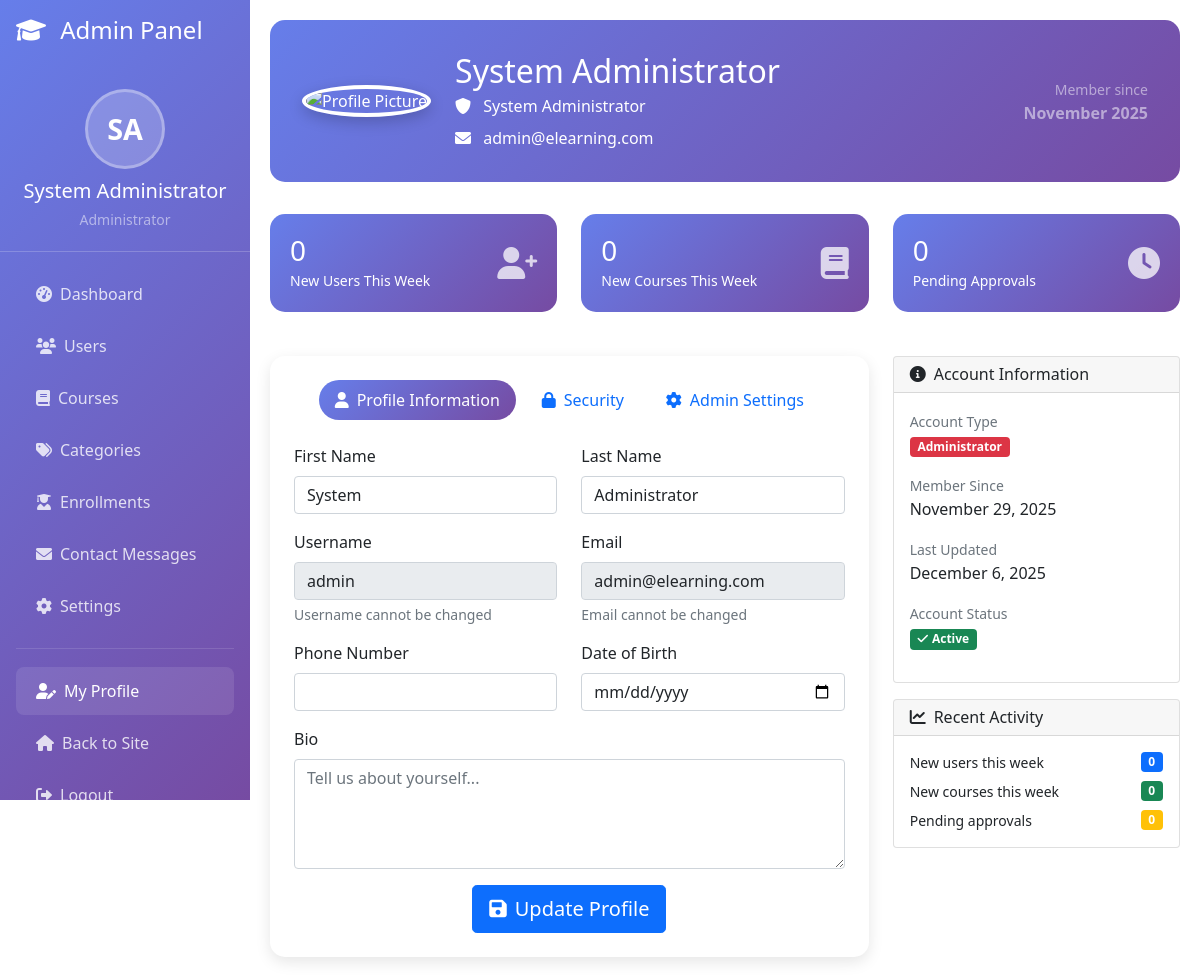
Screenshot of /admin/profile.php (signed in) with the database file from the repository.
### tables this page shows
CREATE TABLE `users` (
  `id` int(11) NOT NULL,
  `username` varchar(50) NOT NULL,
  `email` varchar(100) NOT NULL,
  `password` varchar(255) NOT NULL,
  `first_name` varchar(50) NOT NULL,
  `last_name` varchar(50) NOT NULL,
  `role` enum('student','instructor','admin') DEFAULT 'student',
  `profile_image` varchar(255) DEFAULT NULL,
  `bio` text DEFAULT NULL,
  `phone` varchar(20) DEFAULT NULL,
  `date_of_birth` date DEFAULT NULL,
  `instructor_rating_average` decimal(3,2) DEFAULT 0.00,
  `instructor_rating_count` int(11) DEFAULT 0,
  `is_active` tinyint(1) DEFAULT 1,
  `email_verified` tinyint(1) DEFAULT 0,
  `created_at` timestamp NOT NULL DEFAULT current_timestamp(),
  `updated_at` timestamp NOT NULL DEFAULT current_timestamp() ON UPDATE current_timestamp()
);

### admin/profile.php (the view, shortened to what the rows shown need)
<?php
require_once __DIR__ . '/../classes/User.php';
$user = new User();
$user->getUserById($_SESSION['user_id']);
?>
<!DOCTYPE html>
<html lang="en">
<head>
    <link href="https://cdn.jsdelivr.net/npm/bootstrap@5.1.3/dist/css/bootstrap.min.css" rel="stylesheet">
    <link href="https://cdnjs.cloudflare.com/ajax/libs/font-awesome/6.0.0/css/all.min.css" rel="stylesheet">
</head>
<body>
    <?php include 'includes/sidebar.php'; ?>
    <div class="main-content">
        <div class="profile-header">
            <div class="row align-items-center">
                <div class="col-md-8">
                    <div class="d-flex align-items-center">
                        <div>
                            <h2 class="mb-1"><?php echo htmlspecialchars($user->getFullName()); ?></h2>
                            <p class="mb-2">
                                <i class="fas fa-shield-alt me-2"></i>
                                System Administrator
                            </p>
                            <p class="mb-0">
                                <i class="fas fa-envelope me-2"></i>
                                <?php echo htmlspecialchars($user->email); ?>
                            </p>
                        </div>
                    </div>
                </div>
                <div class="col-md-4 text-md-end">
                    <div class="text-white-50">
                        <small>Member since</small><br>
                        <strong><?php echo date('F Y', strtotime($user->created_at)); ?></strong>
                    </div>
                </div>
            </div>
        </div>
        <div class="row">
            <div class="col-lg-8">
                <div class="card profile-card">
                    <div class="card-body p-4">
                        <div class="tab-content" id="profileTabsContent">
                            <div class="tab-pane fade show active" id="profile" role="tabpanel">
                                <form method="POST">
                                    <div class="row">
                                        <div class="col-md-6 mb-3">
                                            <label for="first_name" class="form-label">First Name</label>
                                            <input type="text" class="form-control" id="first_name" name="first_name"
                                                   value="<?php echo htmlspecialchars($user->first_name); ?>" required>
                                        </div>
                                        <div class="col-md-6 mb-3">
                                            <label for="last_name" class="form-label">Last Name</label>
                                            <input type="text" class="form-control" id="last_name" name="last_name"
                                                   value="<?php echo htmlspecialchars($user->last_name); ?>" required>
                                        </div>
                                    </div>
                                    <div class="row">
                                        <div class="col-md-6 mb-3">
                                            <label for="username" class="form-label">Username</label>
                                            <input type="text" class="form-control" id="username"
                                                   value="<?php echo htmlspecialchars($user->username); ?>" readonly>
                                            <div class="form-text">Username cannot be changed</div>
                                        </div>
                                        <div class="col-md-6 mb-3">
                                            <label for="email" class="form-label">Email</label>
                                            <input type="email" class="form-control" id="email"
                                                   value="<?php echo htmlspecialchars($user->email); ?>" readonly>
                                            <div class="form-text">Email cannot be changed</div>
                                        </div>
                                    </div>
                                    <div class="row">
                                        <div class="col-md-6 mb-3">
                                            <label for="phone" class="form-label">Phone Number</label>
                                            <input type="tel" class="form-control" id="phone" name="phone"
                                                   value="<?php echo htmlspecialchars($user->phone); ?>"
                                                   pattern="[0-9]*"
                                                   inputmode="numeric"
                                                   maxlength="15"
                                                   oninput="this.value = this.value.replace(/[^0-9]/g, '')"
                                                   title="Please enter numbers only">
                                        </div>
                                    </div>
                                </form>
                            </div>
                        </div>
                    </div>
                </div>
            </div>
            <div class="col-lg-4">
                <div class="card">
                    <div class="card-body">
                        <div class="mb-3">
                            <small class="text-muted">Member Since</small>
                            <div><?php echo date('F j, Y', strtotime($user->created_at)); ?></div>
                        </div>
                        <div class="mb-3">
                            <small class="text-muted">Last Updated</small>
                            <div><?php echo $user->updated_at ? date('F j, Y', strtotime($user->updated_at)) : 'Never'; ?></div>
                        </div>
                    </div>
                </div>
            </div>
        </div>
    </div>
</body>
</html>

### admin/includes/sidebar.php (shortened to what the rows shown need)
<?php
if (!isset($admin_user)) {
    $admin_user = new User();
    $admin_user->getUserById($_SESSION['user_id']);
}
?>
<div class="sidebar position-fixed" style="width: 250px; z-index: 1000; height: 100vh; overflow-y: auto;">
    <div class="admin-profile">
        <div class="admin-initials" style="display: none;">
            <?php echo strtoupper(substr($admin_user->first_name, 0, 1) . substr($admin_user->last_name, 0, 1)); ?>
        </div>
        <h5 class="text-white mb-1 mt-2"><?php echo htmlspecialchars($admin_user->first_name . ' ' . $admin_user->last_name); ?></h5>
        <small class="text-white-50">Administrator</small>
    </div>
</div>

### rows the page displays
users: first_name+last_name "SA", first_name+last_name "System Administrator", $user->getFullName() "System Administrator", email "admin@elearning.com", created_at "November 2025", first_name "System", last_name "Administrator", username "admin", created_at "November 29, 2025", updated_at "December 6, 2025"

### other values shown
$stats['new_users_week'] "0"
$stats['new_courses_week'] "0"
$stats['pending_courses'] "0"
